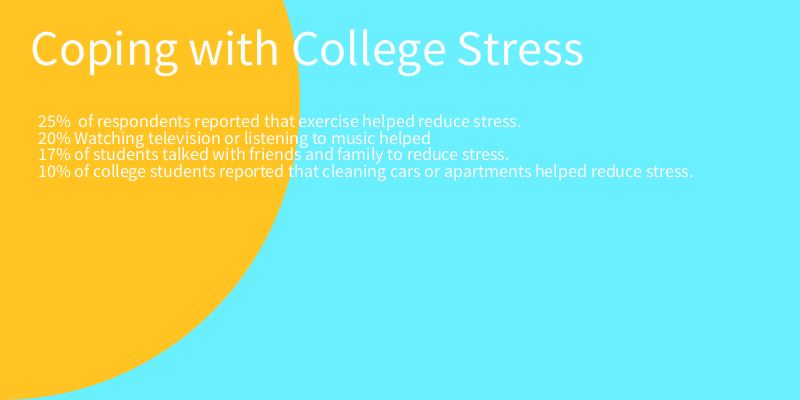
Frame 1 (no input)
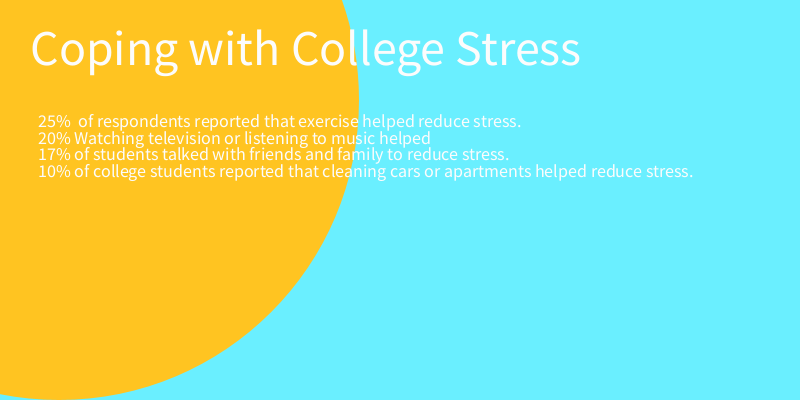
Frame 60 (the mouse pressed at the canvas centre just before this capture)
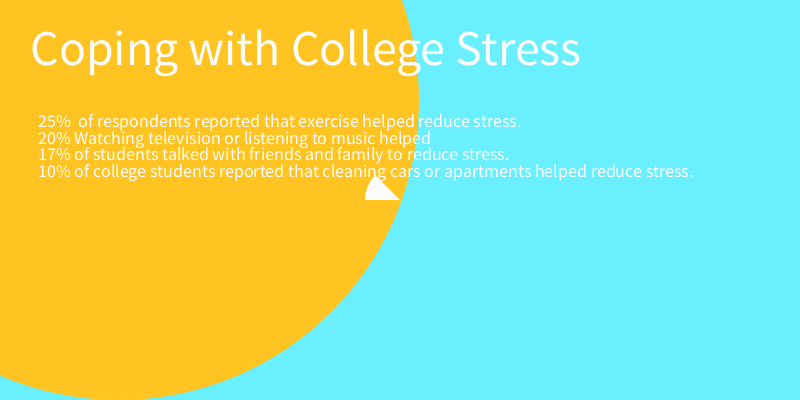
Frame 120 (the mouse held since frame 60 and released just before this capture)

The Processing sketch that drew these frames (run headless with seeded random() and noise(); from frame 60 on, the mouse is pressed at the canvas centre):

// Processing sketch: processing_72209
// ── processing_72209.pde

//My program
//Hannah Lingle
// With help from Processing.org
//http://www.ehow.com/facts_4928026_symptoms-first-year-stress-college.html#ixzz272bzpKGX
//http://www.ehow.com/list_6544737_stress-statistics-college-students.html#ixzz272ba8JvX
float X;
float Y;
void setup(){
  size(800,400);
  smooth();
  float X=1;
  float Y=2;
  
}
 
void draw(){
background(106,239,255);
noStroke();
fill(255,196,33);
ellipse(X++,100,600,600);
fill(252);
textSize(50);
text("Coping with College Stress", 30,65);
textSize(18);
text("25%  of respondents reported that exercise helped reduce stress.", 38, 127);
text("20% Watching television or listening to music helped", 38, 144);
text("17% of students talked with friends and family to reduce stress.", 38, 160);
text("10% of college students reported that cleaning cars or apartments helped reduce stress.", 38, 177);
arc(mouseX,mouseY,70, 70, PI, PI+QUARTER_PI);
 
println("100: " + mouseX  + "100: " + mouseY);

noFill();
if(X>600){
  X=-1;
}
}
